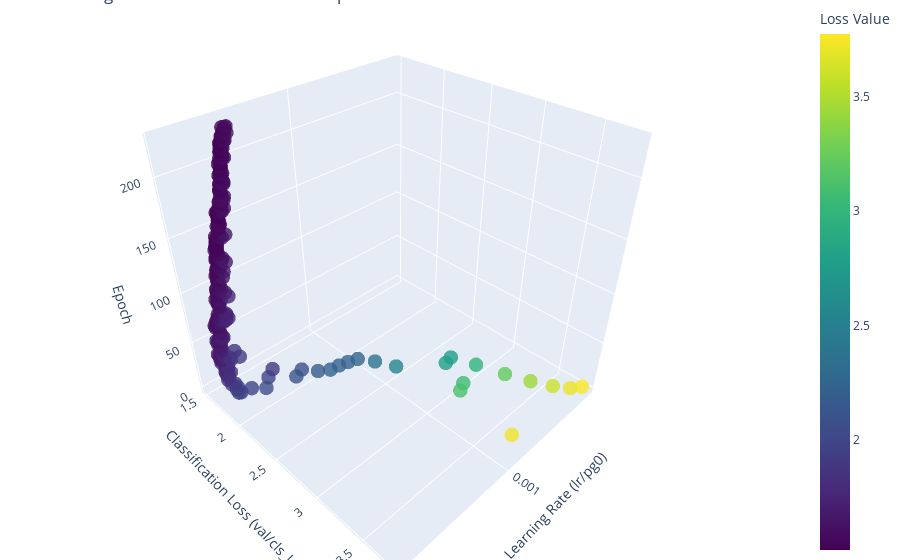

Source (notebook cell):
### Code cell
graph_LrLoss_3D(df3)

### Figure 1 — Plotly figure (JSON) as saved in the notebook; plotly's stock layout.template omitted (floating-point values rounded to 4 significant figures; data arrays with more than 128 entries replaced by an {"elided": "..."} marker saying what was removed)
{"data": [{"marker": {"color": {"elided": "226 float values"}, "colorbar": {"title": {"text": "Loss Value"}}, "colorscale": [[0, "#440154"], [0.1111, "#482878"], [0.2222, "#3e4989"], [0.3333, "#31688e"], [0.4444, "#26828e"], [0.5556, "#1f9e89"], [0.6667, "#35b779"], [0.7778, "#6ece58"], [0.8889, "#b5de2b"], [1, "#fde725"]], "opacity": 0.8, "size": 5}, "mode": "markers", "type": "scatter3d", "x": {"elided": "226 float values"}, "y": {"elided": "226 float values"}, "z": {"elided": "226 int values"}}], "layout": {"margin": {"b": 0, "l": 0, "r": 0, "t": 0}, "scene": {"xaxis": {"title": {"text": "Learning Rate (lr/pg0)"}}, "yaxis": {"title": {"text": "Classification Loss (val/cls_loss)"}}, "zaxis": {"title": {"text": "Epoch"}}}, "title": {"text": "Learning Rate vs. Validation Loss vs. Epoch"}}}
